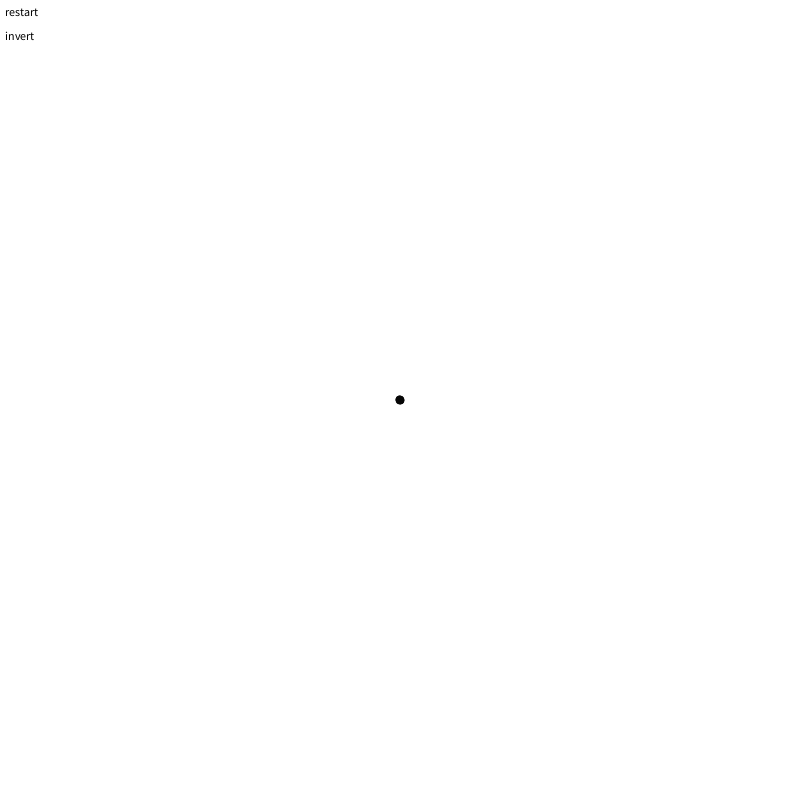
Frame 1 (no input)
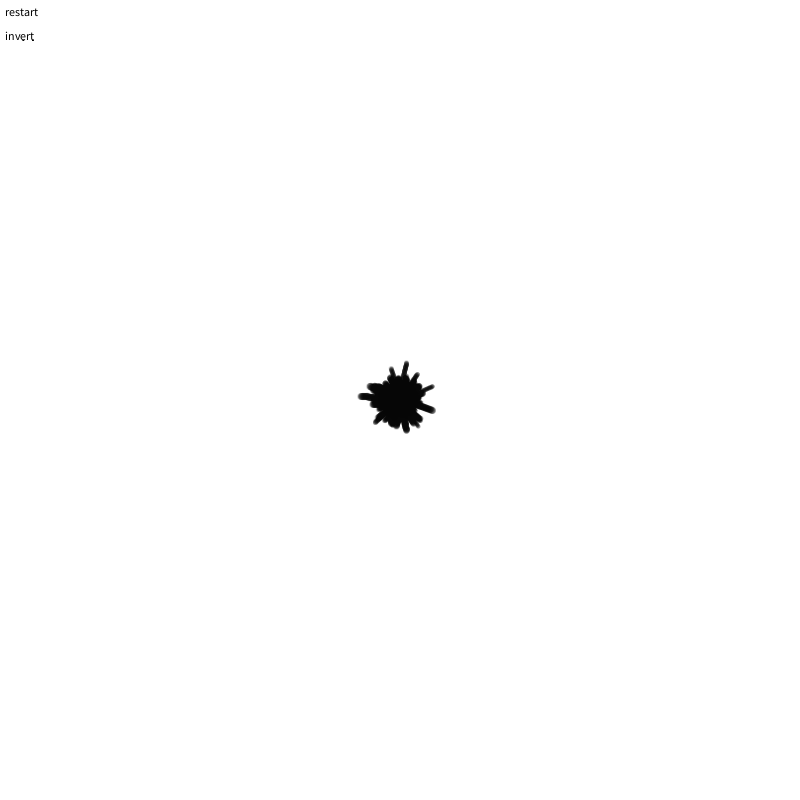
Frame 60 (the mouse pressed at the canvas centre just before this capture)
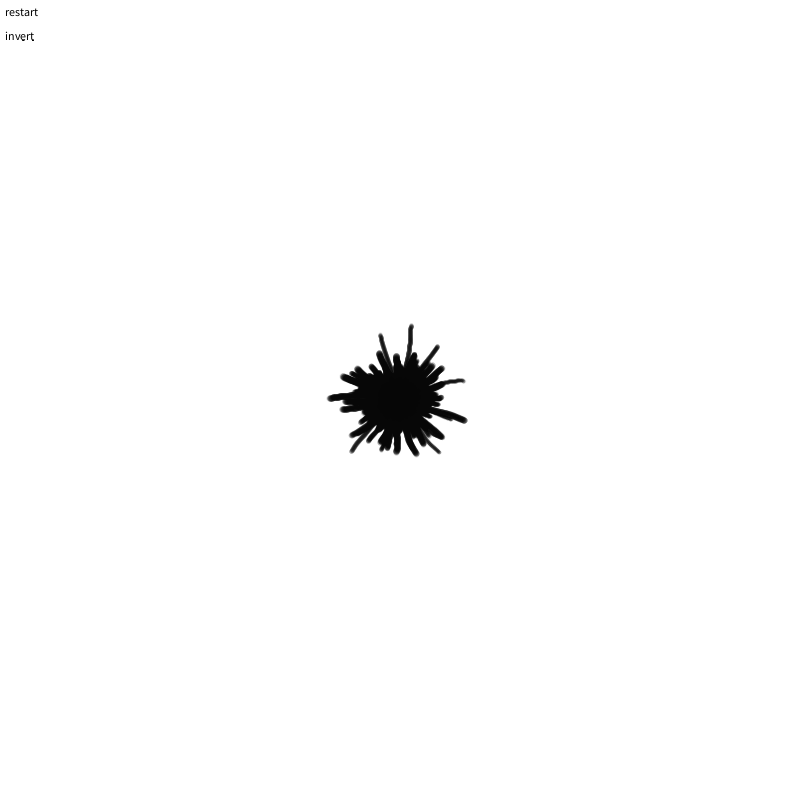
Frame 120 (the mouse held since frame 60 and released just before this capture)

The Processing sketch that drew these frames (run headless with seeded random() and noise(); from frame 60 on, the mouse is pressed at the canvas centre):

// Processing sketch: processing_65382
// ── processing_65382.pde

int speed = 5;
int numbranches = 120;
int fgcolor = 0;
int bgcolor = 255;
Branch[] branches;

void setup() 
{
  size(800, 800, JAVA2D);
  smooth();
  background(bgcolor);
  
  branches = new Branch[numbranches];
  for (int i = 0; i < numbranches; i++) 
  {
    float base_angle = map(i, 0, numbranches, 0, TWO_PI);
    branches[i] = new Branch(base_angle);
  }
}

void draw() 
{
  fill(bgcolor);
  noStroke();
  rect(4, 0, 50, 40);
  fill(fgcolor);
  text("restart", 5, 16);
  text("invert", 5, 40);
  
  translate(width/2, height/2);
  for (int i = 0; i < numbranches; i++)
    branches[i].draw();
}


class Branch 
{  
  PVector prev, pos;
  float angle, rad;
  float strokeW, alph;
  
  float xmargin, ymargin, noisex, noisey;
  float max_xmargin, max_ymargin, max_strokewidth, max_radius;

  float t;
  int numgenerations, n;
  
  Branch(float angle) 
  {
    this.angle = angle;
    numgenerations = (int) random(3200, 7800);    
    
    max_xmargin = random(120, 240);
    max_ymargin = random(120, 240);
    max_radius = random(350, 400);
    max_strokewidth = random(4, 8);
    
    noisex = random(10);
    noisey = random(10);
    
    pos = new PVector();
    prev = new PVector();
  }
  
  void draw() 
  {
    for (int i = 0; i < speed; i++) 
    {
      t = map(n, 0, numgenerations, 0, 1);
      if (t < 1.0) 
      {
        rad = lerp(0, max_radius, t);
        alph = lerp(20, 0, t);
        strokeW = lerp(max_strokewidth, 0, t);
        xmargin = lerp(0, max_xmargin, t);  
        ymargin = lerp(0, max_ymargin, t);        
        pos.x = rad * cos(angle) + xmargin * (noise(noisex) - 0.5);
        pos.y = rad * sin(angle) + ymargin * (noise(noisey) - 0.5);
    
        stroke(fgcolor, alph);
        strokeWeight(strokeW);
        line(prev.x, prev.y, pos.x, pos.y);

        noisex += 0.001;
        noisey += 0.001;
        prev = pos;
        n++;
      }
    }
  } 
}

void mousePressed() {
  if (mouseX < 50 && mouseY < 16) setup();
  if (mouseX < 50 && mouseY > 16 && mouseY < 40) {
    fgcolor = 255 - fgcolor;
    bgcolor = 255 - bgcolor;
    setup();  
  }
}
